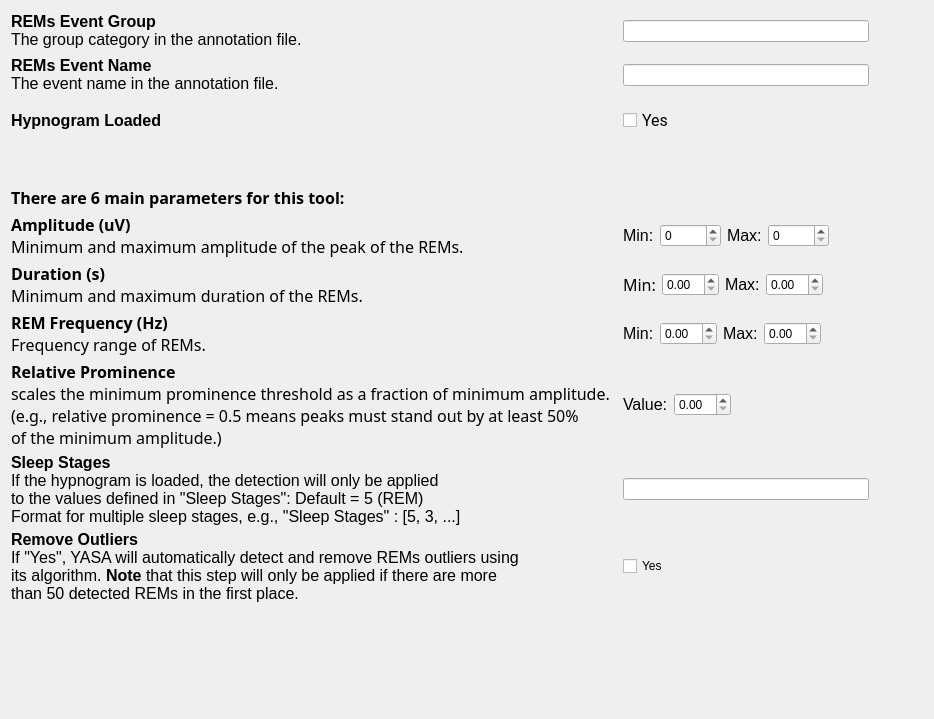
<?xml version="1.0" encoding="UTF-8"?>
<ui version="4.0">
 <class>DetectorStep</class>
 <widget class="QWidget" name="DetectorStep">
  <property name="geometry">
   <rect>
    <x>0</x>
    <y>0</y>
    <width>934</width>
    <height>719</height>
   </rect>
  </property>
  <property name="windowTitle">
   <string/>
  </property>
  <property name="styleSheet">
   <string>font: 10pt &quot;Roboto-Regular&quot;;</string>
  </property>
  <layout class="QGridLayout" name="gridLayout_2">
   <item row="0" column="0">
    <layout class="QGridLayout" name="gridLayout">
     <property name="spacing">
      <number>4</number>
     </property>
     <item row="9" column="2">
      <widget class="QFrame" name="frame_8">
       <property name="frameShape">
        <enum>QFrame::Shape::NoFrame</enum>
       </property>
       <property name="frameShadow">
        <enum>QFrame::Shadow::Raised</enum>
       </property>
       <property name="lineWidth">
        <number>0</number>
       </property>
       <layout class="QHBoxLayout" name="horizontalLayout_8">
        <item>
         <widget class="QLineEdit" name="lineEdit_3"/>
        </item>
       </layout>
      </widget>
     </item>
     <item row="10" column="3">
      <spacer name="horizontalSpacer_12">
       <property name="orientation">
        <enum>Qt::Orientation::Horizontal</enum>
       </property>
       <property name="sizeHint" stdset="0">
        <size>
         <width>40</width>
         <height>20</height>
        </size>
       </property>
      </spacer>
     </item>
     <item row="5" column="2">
      <widget class="QFrame" name="frame">
       <property name="frameShape">
        <enum>QFrame::Shape::NoFrame</enum>
       </property>
       <property name="frameShadow">
        <enum>QFrame::Shadow::Raised</enum>
       </property>
       <property name="lineWidth">
        <number>0</number>
       </property>
       <layout class="QHBoxLayout" name="horizontalLayout">
        <item>
         <widget class="QLabel" name="label_18">
          <property name="text">
           <string>&lt;html&gt;&lt;head/&gt;&lt;body&gt;&lt;p&gt;&lt;span style=&quot; font-size:12pt;&quot;&gt;Min:&lt;/span&gt;&lt;/p&gt;&lt;/body&gt;&lt;/html&gt;</string>
          </property>
         </widget>
        </item>
        <item>
         <widget class="QSpinBox" name="spinBox_2">
          <property name="maximum">
           <number>10000</number>
          </property>
         </widget>
        </item>
        <item>
         <widget class="QLabel" name="label_17">
          <property name="text">
           <string>&lt;html&gt;&lt;head/&gt;&lt;body&gt;&lt;p&gt;&lt;span style=&quot; font-size:12pt;&quot;&gt;Max:&lt;/span&gt;&lt;/p&gt;&lt;/body&gt;&lt;/html&gt;</string>
          </property>
         </widget>
        </item>
        <item>
         <widget class="QSpinBox" name="spinBox">
          <property name="maximum">
           <number>10000</number>
          </property>
         </widget>
        </item>
        <item>
         <spacer name="horizontalSpacer">
          <property name="orientation">
           <enum>Qt::Orientation::Horizontal</enum>
          </property>
          <property name="sizeHint" stdset="0">
           <size>
            <width>40</width>
            <height>20</height>
           </size>
          </property>
         </spacer>
        </item>
       </layout>
      </widget>
     </item>
     <item row="0" column="0" colspan="2">
      <widget class="QLabel" name="label_15">
       <property name="lineWidth">
        <number>-3</number>
       </property>
       <property name="text">
        <string>&lt;html&gt;&lt;head/&gt;&lt;body&gt;&lt;p&gt;&lt;span style=&quot; font-size:12pt; font-weight:700;&quot;&gt;REMs Event Group&lt;/span&gt;&lt;br/&gt;&lt;span style=&quot; font-size:12pt;&quot;&gt;The group category in the annotation file.&lt;/span&gt;&lt;/p&gt;&lt;/body&gt;&lt;/html&gt;</string>
       </property>
      </widget>
     </item>
     <item row="10" column="2">
      <widget class="QFrame" name="frame_5">
       <property name="frameShape">
        <enum>QFrame::Shape::NoFrame</enum>
       </property>
       <property name="frameShadow">
        <enum>QFrame::Shadow::Raised</enum>
       </property>
       <property name="lineWidth">
        <number>0</number>
       </property>
       <layout class="QHBoxLayout" name="horizontalLayout_5">
        <item>
         <widget class="QCheckBox" name="checkBox">
          <property name="styleSheet">
           <string notr="true">font: 12pt &quot;Roboto&quot;;</string>
          </property>
          <property name="text">
           <string>Yes</string>
          </property>
         </widget>
        </item>
       </layout>
      </widget>
     </item>
     <item row="6" column="0">
      <widget class="QLabel" name="label_2">
       <property name="maximumSize">
        <size>
         <width>16777215</width>
         <height>16777215</height>
        </size>
       </property>
       <property name="font">
        <font>
         <family>Roboto-Regular</family>
         <pointsize>10</pointsize>
         <italic>false</italic>
         <bold>false</bold>
        </font>
       </property>
       <property name="lineWidth">
        <number>0</number>
       </property>
       <property name="text">
        <string>&lt;html&gt;&lt;head/&gt;&lt;body&gt;&lt;p&gt;&lt;span style=&quot; font-size:12pt; font-weight:700;&quot;&gt;Duration (s)&lt;/span&gt;&lt;br/&gt;&lt;span style=&quot; font-size:12pt;&quot;&gt;Minimum and maximum duration of the REMs.&lt;/span&gt;&lt;/p&gt;&lt;/body&gt;&lt;/html&gt;</string>
       </property>
      </widget>
     </item>
     <item row="1" column="0" colspan="2">
      <widget class="QLabel" name="label_9">
       <property name="maximumSize">
        <size>
         <width>16777215</width>
         <height>16777215</height>
        </size>
       </property>
       <property name="lineWidth">
        <number>0</number>
       </property>
       <property name="text">
        <string>&lt;html&gt;&lt;head/&gt;&lt;body&gt;&lt;p&gt;&lt;span style=&quot; font-size:12pt; font-weight:700;&quot;&gt;REMs Event Name&lt;/span&gt;&lt;br/&gt;&lt;span style=&quot; font-size:12pt;&quot;&gt;The event name in the annotation file.&lt;/span&gt;&lt;/p&gt;&lt;/body&gt;&lt;/html&gt;</string>
       </property>
      </widget>
     </item>
     <item row="6" column="3">
      <spacer name="horizontalSpacer_10">
       <property name="orientation">
        <enum>Qt::Orientation::Horizontal</enum>
       </property>
       <property name="sizeHint" stdset="0">
        <size>
         <width>40</width>
         <height>20</height>
        </size>
       </property>
      </spacer>
     </item>
     <item row="2" column="2">
      <widget class="QFrame" name="frame_9">
       <property name="frameShape">
        <enum>QFrame::Shape::NoFrame</enum>
       </property>
       <property name="frameShadow">
        <enum>QFrame::Shadow::Raised</enum>
       </property>
       <property name="lineWidth">
        <number>0</number>
       </property>
       <layout class="QHBoxLayout" name="horizontalLayout_9">
        <item>
         <widget class="QCheckBox" name="checkBox_2">
          <property name="font">
           <font>
            <family>Roboto</family>
            <pointsize>12</pointsize>
            <italic>false</italic>
            <bold>false</bold>
           </font>
          </property>
          <property name="styleSheet">
           <string notr="true">font: 12pt &quot;Roboto&quot;;</string>
          </property>
          <property name="text">
           <string>Yes</string>
          </property>
         </widget>
        </item>
       </layout>
      </widget>
     </item>
     <item row="9" column="3">
      <spacer name="horizontalSpacer_11">
       <property name="orientation">
        <enum>Qt::Orientation::Horizontal</enum>
       </property>
       <property name="sizeHint" stdset="0">
        <size>
         <width>40</width>
         <height>20</height>
        </size>
       </property>
      </spacer>
     </item>
     <item row="15" column="0">
      <spacer name="verticalSpacer">
       <property name="orientation">
        <enum>Qt::Orientation::Vertical</enum>
       </property>
       <property name="sizeHint" stdset="0">
        <size>
         <width>20</width>
         <height>40</height>
        </size>
       </property>
      </spacer>
     </item>
     <item row="4" column="0" colspan="2">
      <widget class="QLabel" name="label">
       <property name="maximumSize">
        <size>
         <width>16777215</width>
         <height>16777215</height>
        </size>
       </property>
       <property name="font">
        <font>
         <family>Roboto-Regular</family>
         <pointsize>10</pointsize>
         <italic>false</italic>
         <bold>false</bold>
        </font>
       </property>
       <property name="lineWidth">
        <number>0</number>
       </property>
       <property name="text">
        <string>&lt;html&gt;&lt;head/&gt;&lt;body&gt;&lt;p&gt;&lt;span style=&quot; font-size:12pt; font-weight:700;&quot;&gt;There are 6 main parameters for this tool:&lt;/span&gt;&lt;/p&gt;&lt;/body&gt;&lt;/html&gt;</string>
       </property>
       <property name="wordWrap">
        <bool>true</bool>
       </property>
      </widget>
     </item>
     <item row="1" column="3">
      <spacer name="horizontalSpacer_8">
       <property name="orientation">
        <enum>Qt::Orientation::Horizontal</enum>
       </property>
       <property name="sizeHint" stdset="0">
        <size>
         <width>40</width>
         <height>20</height>
        </size>
       </property>
      </spacer>
     </item>
     <item row="7" column="2">
      <widget class="QFrame" name="frame_3">
       <property name="frameShape">
        <enum>QFrame::Shape::NoFrame</enum>
       </property>
       <property name="frameShadow">
        <enum>QFrame::Shadow::Raised</enum>
       </property>
       <property name="lineWidth">
        <number>0</number>
       </property>
       <layout class="QHBoxLayout" name="horizontalLayout_3">
        <item>
         <widget class="QLabel" name="label_13">
          <property name="text">
           <string>&lt;html&gt;&lt;head/&gt;&lt;body&gt;&lt;p&gt;&lt;span style=&quot; font-size:12pt;&quot;&gt;Min:&lt;/span&gt;&lt;/p&gt;&lt;/body&gt;&lt;/html&gt;</string>
          </property>
         </widget>
        </item>
        <item>
         <widget class="QDoubleSpinBox" name="doubleSpinBox">
          <property name="singleStep">
           <double>0.010000000000000</double>
          </property>
         </widget>
        </item>
        <item>
         <widget class="QLabel" name="label_14">
          <property name="text">
           <string>&lt;html&gt;&lt;head/&gt;&lt;body&gt;&lt;p&gt;&lt;span style=&quot; font-size:12pt;&quot;&gt;Max:&lt;/span&gt;&lt;/p&gt;&lt;/body&gt;&lt;/html&gt;</string>
          </property>
         </widget>
        </item>
        <item>
         <widget class="QDoubleSpinBox" name="doubleSpinBox_3">
          <property name="singleStep">
           <double>0.010000000000000</double>
          </property>
         </widget>
        </item>
        <item>
         <spacer name="horizontalSpacer_3">
          <property name="orientation">
           <enum>Qt::Orientation::Horizontal</enum>
          </property>
          <property name="sizeHint" stdset="0">
           <size>
            <width>40</width>
            <height>20</height>
           </size>
          </property>
         </spacer>
        </item>
       </layout>
      </widget>
     </item>
     <item row="1" column="2">
      <widget class="QFrame" name="frame_6">
       <property name="frameShape">
        <enum>QFrame::Shape::NoFrame</enum>
       </property>
       <property name="frameShadow">
        <enum>QFrame::Shadow::Raised</enum>
       </property>
       <property name="lineWidth">
        <number>0</number>
       </property>
       <layout class="QHBoxLayout" name="horizontalLayout_6">
        <item>
         <widget class="QLineEdit" name="lineEdit_2"/>
        </item>
       </layout>
      </widget>
     </item>
     <item row="3" column="0" colspan="2">
      <spacer name="verticalSpacer_2">
       <property name="orientation">
        <enum>Qt::Orientation::Vertical</enum>
       </property>
       <property name="sizeType">
        <enum>QSizePolicy::Policy::Fixed</enum>
       </property>
       <property name="sizeHint" stdset="0">
        <size>
         <width>20</width>
         <height>40</height>
        </size>
       </property>
      </spacer>
     </item>
     <item row="0" column="3">
      <spacer name="horizontalSpacer_6">
       <property name="orientation">
        <enum>Qt::Orientation::Horizontal</enum>
       </property>
       <property name="sizeHint" stdset="0">
        <size>
         <width>40</width>
         <height>20</height>
        </size>
       </property>
      </spacer>
     </item>
     <item row="7" column="3">
      <spacer name="horizontalSpacer_4">
       <property name="orientation">
        <enum>Qt::Orientation::Horizontal</enum>
       </property>
       <property name="sizeHint" stdset="0">
        <size>
         <width>40</width>
         <height>20</height>
        </size>
       </property>
      </spacer>
     </item>
     <item row="2" column="0">
      <widget class="QLabel" name="label_6">
       <property name="text">
        <string>&lt;html&gt;&lt;head/&gt;&lt;body&gt;&lt;p&gt;&lt;span style=&quot; font-size:12pt; font-weight:700;&quot;&gt;Hypnogram Loaded&lt;/span&gt;&lt;/p&gt;&lt;/body&gt;&lt;/html&gt;</string>
       </property>
      </widget>
     </item>
     <item row="8" column="2" colspan="2">
      <widget class="QFrame" name="frame_4">
       <property name="frameShape">
        <enum>QFrame::Shape::NoFrame</enum>
       </property>
       <property name="frameShadow">
        <enum>QFrame::Shadow::Raised</enum>
       </property>
       <property name="lineWidth">
        <number>0</number>
       </property>
       <layout class="QHBoxLayout" name="horizontalLayout_4">
        <item>
         <widget class="QLabel" name="label_5">
          <property name="text">
           <string>&lt;html&gt;&lt;head/&gt;&lt;body&gt;&lt;p&gt;&lt;span style=&quot; font-size:12pt;&quot;&gt;Value:&lt;/span&gt;&lt;/p&gt;&lt;/body&gt;&lt;/html&gt;</string>
          </property>
         </widget>
        </item>
        <item>
         <widget class="QDoubleSpinBox" name="doubleSpinBox_2">
          <property name="singleStep">
           <double>0.010000000000000</double>
          </property>
         </widget>
        </item>
        <item>
         <spacer name="horizontalSpacer_5">
          <property name="orientation">
           <enum>Qt::Orientation::Horizontal</enum>
          </property>
          <property name="sizeHint" stdset="0">
           <size>
            <width>40</width>
            <height>20</height>
           </size>
          </property>
         </spacer>
        </item>
       </layout>
      </widget>
     </item>
     <item row="0" column="2">
      <widget class="QFrame" name="frame_7">
       <property name="frameShape">
        <enum>QFrame::Shape::NoFrame</enum>
       </property>
       <property name="frameShadow">
        <enum>QFrame::Shadow::Raised</enum>
       </property>
       <property name="lineWidth">
        <number>0</number>
       </property>
       <layout class="QHBoxLayout" name="horizontalLayout_7">
        <item>
         <widget class="QLineEdit" name="lineEdit"/>
        </item>
       </layout>
      </widget>
     </item>
     <item row="6" column="2">
      <widget class="QFrame" name="frame_2">
       <property name="frameShape">
        <enum>QFrame::Shape::NoFrame</enum>
       </property>
       <property name="frameShadow">
        <enum>QFrame::Shadow::Raised</enum>
       </property>
       <property name="lineWidth">
        <number>0</number>
       </property>
       <layout class="QHBoxLayout" name="horizontalLayout_2">
        <item>
         <widget class="QLabel" name="label_11">
          <property name="font">
           <font>
            <family>Roboto-Regular</family>
            <pointsize>10</pointsize>
            <italic>false</italic>
            <bold>false</bold>
           </font>
          </property>
          <property name="text">
           <string>&lt;html&gt;&lt;head/&gt;&lt;body&gt;&lt;p&gt;&lt;span style=&quot; font-size:12pt;&quot;&gt;Min:&lt;/span&gt;&lt;/p&gt;&lt;/body&gt;&lt;/html&gt;</string>
          </property>
         </widget>
        </item>
        <item>
         <widget class="QDoubleSpinBox" name="doubleSpinBox_6">
          <property name="singleStep">
           <double>0.010000000000000</double>
          </property>
         </widget>
        </item>
        <item>
         <widget class="QLabel" name="label_12">
          <property name="text">
           <string>&lt;html&gt;&lt;head/&gt;&lt;body&gt;&lt;p&gt;&lt;span style=&quot; font-size:12pt;&quot;&gt;Max:&lt;/span&gt;&lt;/p&gt;&lt;/body&gt;&lt;/html&gt;</string>
          </property>
         </widget>
        </item>
        <item>
         <widget class="QDoubleSpinBox" name="doubleSpinBox_5">
          <property name="singleStep">
           <double>0.010000000000000</double>
          </property>
         </widget>
        </item>
        <item>
         <spacer name="horizontalSpacer_2">
          <property name="orientation">
           <enum>Qt::Orientation::Horizontal</enum>
          </property>
          <property name="sizeHint" stdset="0">
           <size>
            <width>40</width>
            <height>20</height>
           </size>
          </property>
         </spacer>
        </item>
       </layout>
      </widget>
     </item>
     <item row="5" column="0">
      <widget class="QLabel" name="label_8">
       <property name="font">
        <font>
         <family>Roboto-Regular</family>
         <pointsize>10</pointsize>
         <italic>false</italic>
         <bold>false</bold>
        </font>
       </property>
       <property name="lineWidth">
        <number>0</number>
       </property>
       <property name="text">
        <string>&lt;html&gt;&lt;head/&gt;&lt;body&gt;&lt;p&gt;&lt;span style=&quot; font-size:12pt; font-weight:700;&quot;&gt;Amplitude (uV)&lt;/span&gt;&lt;br/&gt;&lt;span style=&quot; font-size:12pt;&quot;&gt;Minimum and maximum amplitude of the peak of the REMs.&lt;/span&gt;&lt;/p&gt;&lt;/body&gt;&lt;/html&gt;</string>
       </property>
      </widget>
     </item>
     <item row="7" column="0">
      <widget class="QLabel" name="label_3">
       <property name="maximumSize">
        <size>
         <width>16777215</width>
         <height>16777215</height>
        </size>
       </property>
       <property name="font">
        <font>
         <family>Roboto-Regular</family>
         <pointsize>10</pointsize>
         <italic>false</italic>
         <bold>false</bold>
        </font>
       </property>
       <property name="lineWidth">
        <number>0</number>
       </property>
       <property name="text">
        <string>&lt;html&gt;&lt;head/&gt;&lt;body&gt;&lt;p&gt;&lt;span style=&quot; font-size:12pt; font-weight:700;&quot;&gt;REM Frequency (Hz)&lt;/span&gt;&lt;br/&gt;&lt;span style=&quot; font-size:12pt;&quot;&gt;Frequency range of REMs.&lt;/span&gt;&lt;/p&gt;&lt;/body&gt;&lt;/html&gt;</string>
       </property>
       <property name="wordWrap">
        <bool>true</bool>
       </property>
      </widget>
     </item>
     <item row="5" column="3">
      <spacer name="horizontalSpacer_9">
       <property name="orientation">
        <enum>Qt::Orientation::Horizontal</enum>
       </property>
       <property name="sizeHint" stdset="0">
        <size>
         <width>40</width>
         <height>20</height>
        </size>
       </property>
      </spacer>
     </item>
     <item row="8" column="0" colspan="2">
      <widget class="QLabel" name="label_4">
       <property name="maximumSize">
        <size>
         <width>16777215</width>
         <height>16777215</height>
        </size>
       </property>
       <property name="font">
        <font>
         <family>Roboto-Regular</family>
         <pointsize>10</pointsize>
         <italic>false</italic>
         <bold>false</bold>
        </font>
       </property>
       <property name="lineWidth">
        <number>0</number>
       </property>
       <property name="text">
        <string>&lt;html&gt;&lt;head/&gt;&lt;body&gt;&lt;p&gt;&lt;span style=&quot; font-size:12pt; font-weight:700;&quot;&gt;Relative Prominence&lt;/span&gt;&lt;br/&gt;&lt;span style=&quot; font-size:12pt;&quot;&gt;scales the minimum prominence threshold as a fraction of minimum amplitude.&lt;br/&gt;(e.g., relative prominence = 0.5 means peaks must stand out by at least 50%&lt;br/&gt;of the minimum amplitude.)&lt;/span&gt;&lt;/p&gt;&lt;/body&gt;&lt;/html&gt;</string>
       </property>
      </widget>
     </item>
     <item row="9" column="0" colspan="2">
      <widget class="QLabel" name="label_16">
       <property name="lineWidth">
        <number>0</number>
       </property>
       <property name="text">
        <string>&lt;html&gt;&lt;head/&gt;&lt;body&gt;&lt;p&gt;&lt;span style=&quot; font-size:12pt; font-weight:700;&quot;&gt;Sleep Stages&lt;/span&gt;&lt;br/&gt;&lt;span style=&quot; font-size:12pt;&quot;&gt;If the hypnogram is loaded, the detection will only be applied&lt;br/&gt;to the values defined in &amp;quot;Sleep Stages&amp;quot;: Default = 5 (REM)&lt;br/&gt;Format for multiple sleep stages, e.g., &amp;quot;Sleep Stages&amp;quot; : [5, 3, ...]&lt;/span&gt;&lt;/p&gt;&lt;/body&gt;&lt;/html&gt;</string>
       </property>
      </widget>
     </item>
     <item row="10" column="0" colspan="2">
      <widget class="QLabel" name="label_7">
       <property name="lineWidth">
        <number>0</number>
       </property>
       <property name="text">
        <string>&lt;html&gt;&lt;head/&gt;&lt;body&gt;&lt;p&gt;&lt;span style=&quot; font-size:12pt; font-weight:700;&quot;&gt;Remove Outliers&lt;/span&gt;&lt;br/&gt;&lt;span style=&quot; font-size:12pt;&quot;&gt;If &amp;quot;Yes&amp;quot;, YASA will automatically detect and remove REMs outliers using&lt;br/&gt;its algorithm. &lt;/span&gt;&lt;span style=&quot; font-size:12pt; font-weight:600;&quot;&gt;Note&lt;/span&gt;&lt;span style=&quot; font-size:12pt;&quot;&gt; that this step will only be applied if there are more&lt;br/&gt;than 50 detected REMs in the first place.&lt;/span&gt;&lt;/p&gt;&lt;/body&gt;&lt;/html&gt;</string>
       </property>
      </widget>
     </item>
    </layout>
   </item>
  </layout>
 </widget>
 <resources/>
 <connections/>
 <slots>
  <slot>on_choose()</slot>
  <slot>on_active_validation()</slot>
 </slots>
</ui>
